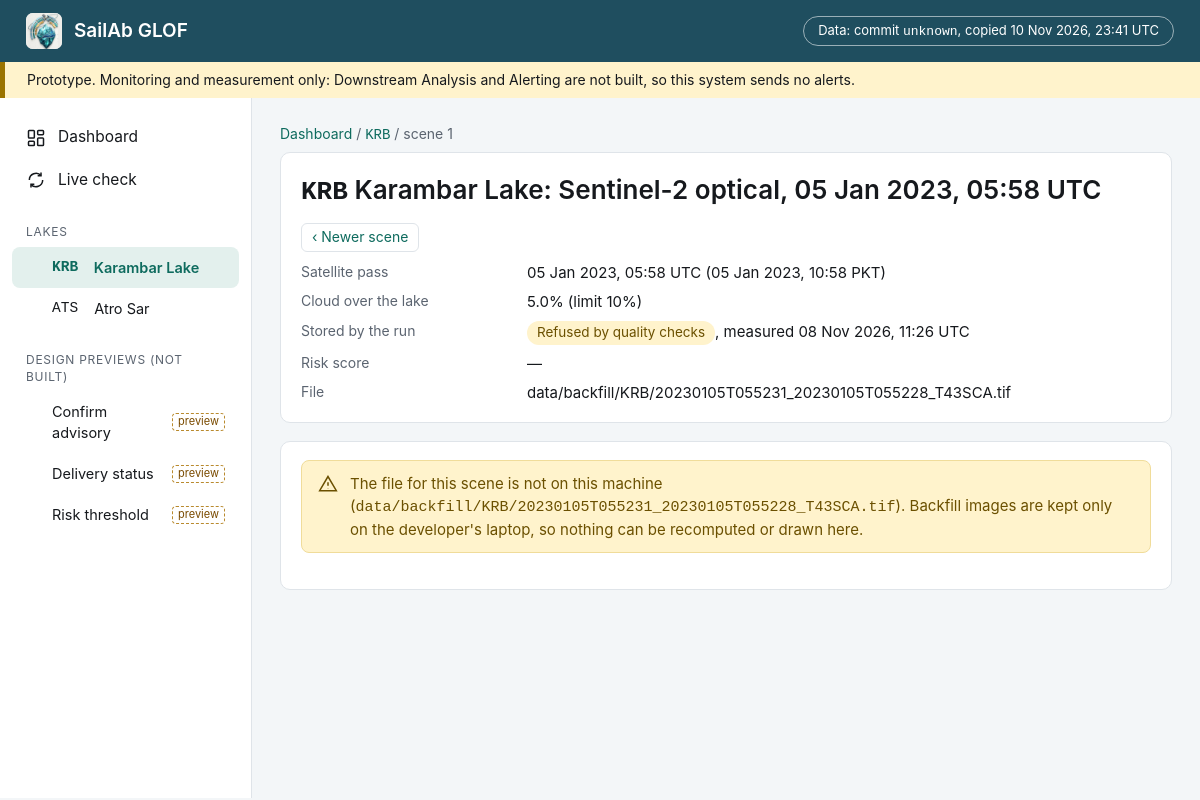
/scenes/1, run on the app's committed database.
### tables this page shows
CREATE TABLE lake (
    id INTEGER PRIMARY KEY,
    code TEXT NOT NULL UNIQUE,
    name TEXT NOT NULL,
    centre_lon REAL NOT NULL,
    centre_lat REAL NOT NULL,
    boundary_radius_m REAL NOT NULL,
    growth_distance_limit_m REAL NOT NULL DEFAULT 2500
);

CREATE TABLE scene (
    id INTEGER PRIMARY KEY,
    lake_id INTEGER NOT NULL REFERENCES lake(id),
    source TEXT NOT NULL,
    acquired_at TEXT NOT NULL,
    cloud_fraction REAL,
    file_path TEXT NOT NULL,
    downloaded_at TEXT NOT NULL
);

CREATE TABLE measurement (
    id INTEGER PRIMARY KEY,
    scene_id INTEGER NOT NULL UNIQUE REFERENCES scene(id),
    lake_id INTEGER NOT NULL REFERENCES lake(id),
    sensor TEXT NOT NULL,
    extent_ha REAL,
    status TEXT NOT NULL,
    measured_at TEXT NOT NULL
);

### webapp/main.py (the view)
    @app.get("/scenes/{scene_id}", response_class=HTMLResponse)
    def scene_page(request: Request, scene_id: int) -> HTMLResponse:
        with read_only() as conn:
            rec = scene_or_404(conn, scene_id)
        a, why_not = analysis_for(rec)
        d = {"s": rec, "a": a, "why_not": why_not, "cloud_limit": scene_view.CLOUD_LIMIT_PERCENT,
             "pictures": scene_view.PICTURES.get(rec["source"], ()),
             "agreement": scene_view.compare(rec["measurement_status"], rec["extent_ha"], a) if a else None,
             "from_live_check": scene_file(rec["file_path"]) is not None and not (repo_root / rec["file_path"]).is_file()}
        return render(request, "scene.html", rec["lake"]["code"], d)

### webapp/templates/scene.html (shortened to what this page needs)
{% extends "base.html" %}
{% from "_macros.html" import icon_warn, icon_info %}
{% set s = d.s %}{% set a = d.a %}{% set radar = s.source == "sentinel-1" %}
{% block main %}
<div class="breadcrumb"><a href="/">Dashboard</a> / <a href="/lakes/{{ s.lake.code }}"><span class="mono">{{ s.lake.code }}</span></a> / scene {{ s.scene_id }}</div>
<section class="card">
  <div class="card-head">
    <h1 style="margin:0"><span class="mono">{{ s.lake.code }}</span> {{ s.lake.name }}: {{ "Sentinel-1 radar" if radar else "Sentinel-2 optical" }}, {{ s.acquired_at | utc_time }}</h1>
    <span class="pager" style="padding:0">
      {% if s.newer_id %}<a href="/scenes/{{ s.newer_id }}">‹ Newer scene</a>{% endif %}
    </span>
  </div>
  {% set q = quality(s) %}
  <dl class="kv wide">
    <dt>Satellite pass</dt><dd>{{ s.acquired_at | utc_time }} ({{ s.acquired_at | pkt }})</dd>
    {% if not radar %}<dt>Cloud over the lake</dt><dd>{{ "%.1f%%" | format(s.cloud_fraction) if s.cloud_fraction is not none else "no valid pixels" }} (limit {{ "%.0f" | format(d.cloud_limit) }}%)</dd>{% endif %}
    <dt>Stored by the run</dt><dd><span class="chip {{ q[0] }}">{{ q[1] }}</span>{% if s.measured_at %}, measured {{ s.measured_at | utc_time }}{% endif %}</dd>
    <dt>Risk score</dt><dd>{% if radar %}not scored (radar){% elif s.risk_status == 'ok' %}<span class="mono">{{ s.deviation_score | score }}</span> (baseline {{ s.baseline_ha | ha }}){% elif s.risk_status == 'insufficient_history' %}insufficient history{% else %}—{% endif %}</dd>
    <dt>File</dt><dd class="mono" style="word-break:break-all">{{ s.file_path }}{% if d.from_live_check %} (downloaded by a live check on this laptop){% endif %}</dd>
  </dl>
</section>
{% if d.why_not == "not_downloaded" %}
<section class="card mt"><div class="banner warn">{{ icon_info() }}<div>Not downloaded: {{ "%.1f%%" | format(s.cloud_fraction) if s.cloud_fraction is not none else "no valid pixels" }} of the lake was under cloud, above the {{ "%.0f" | format(d.cloud_limit) }}% limit.
  There is no image for this pass and nothing was measured.</div></div></section>
{% elif d.why_not == "file_missing" %}
<section class="card mt"><div class="banner warn">{{ icon_warn() }}<div>The file for this scene is not on this machine (<span class="mono">{{ s.file_path }}</span>).
  Backfill images are kept only on the developer's laptop, so nothing can be recomputed or drawn here.</div></div></section>
{% elif d.why_not == "dem_missing" %}
<section class="card mt"><div class="banner warn">{{ icon_warn() }}<div>The terrain file <span class="mono">data/dem/{{ s.lake.code }}_dem.tif</span> is missing, so the radar slope mask cannot be recomputed.</div></div></section>
{% elif d.why_not %}
<section class="card mt"><div class="banner error">{{ icon_warn() }}<div>The recomputation failed. Nothing is shown in its place.<br><span class="mono">{{ d.why_not }}</span></div></div></section>
{% endif %}
{% endblock %}

### webapp/templates/base.html (shortened to what this page needs)
<!doctype html>
<html lang="en">
<head>
  <link rel="stylesheet" href="/static/style.css">
</head>
<body>
  <header class="topbar">
    <a class="brand" href="/"><img src="/static/logo_mark.png" alt="">SailAb GLOF</a>
    <a class="provenance" href="/api/provenance" title="Which published database state these pages show">
      Data: commit <span class="mono">{{ provenance.git_commit or "unknown" }}</span>, copied {{ provenance.copied_at | utc_time }}
    </a>
  </header>
  <div class="banner-top">
    Prototype. Monitoring and measurement only: Downstream Analysis and Alerting are not built, so this system sends no alerts.
  </div>
  <div class="layout">
    <nav class="sidebar">
      <a href="/" class="{{ 'active' if nav == 'dashboard' }}">
        <svg viewBox="0 0 24 24" fill="none" stroke="currentColor" stroke-width="1.8"><rect x="3" y="3" width="7" height="9" rx="1"/><rect x="14" y="3" width="7" height="5" rx="1"/><rect x="14" y="12" width="7" height="9" rx="1"/><rect x="3" y="16" width="7" height="5" rx="1"/></svg>
        Dashboard</a>
      <a href="/live" class="{{ 'active' if nav == 'live' }}">
        <svg viewBox="0 0 24 24" fill="none" stroke="currentColor" stroke-width="1.8"><path d="M4 12a8 8 0 0 1 14-5.3M20 12a8 8 0 0 1-14 5.3"/><path d="M18 3v4h-4M6 21v-4h4"/></svg>
        Live check</a>
      <div class="section">Lakes</div>
      {% for l in nav_lakes %}
      <a href="/lakes/{{ l.code }}" class="sub {{ 'active' if nav == l.code }}"><span class="mono">{{ l.code }}</span>&nbsp;{{ l.name }}</a>
      {% endfor %}
      <div class="section">Design previews (not built)</div>
      <a href="/preview/confirm-advisory" class="sub preview-link {{ 'active' if nav == 'p-confirm' }}">Confirm advisory</a>
      <a href="/preview/delivery-status" class="sub preview-link {{ 'active' if nav == 'p-delivery' }}">Delivery status</a>
      <a href="/preview/risk-threshold" class="sub preview-link {{ 'active' if nav == 'p-threshold' }}">Risk threshold</a>
    </nav>
    <main>{% block main %}{% endblock %}</main>
  </div>
</body>
</html>

### webapp/static/style.css (style rules this page uses)
:root { --header: #1f4e5f; --primary: #0e6b5e; --primary-soft: #e3f0ed; --page: #f3f6f8; --card: #ffffff; --border: #dfe4e9; --text: #16191d; --muted: #5b6470; --banner: #fff3cc; --banner-stripe: #9a7300; --info: #e8eef7; --info-text: #1d3f78; --warn: #fff3cc; --warn-text: #6b5000; --error: #fbe9e9; --error-text: #8e1b1b; --optical: #1e4e8c; --chip: #eef1f4; --mono: "IBM Plex Mono", "JetBrains Mono", ui-monospace, "SFMono-Regular", Menlo, Consolas, monospace; }
* { box-sizing: border-box; }
html, body { margin: 0; }
body { background: var(--page); color: var(--text); font: 15px/1.45 Inter, "Segoe UI", system-ui, -apple-system, Roboto, Arial, sans-serif; }
a { color: var(--primary); text-decoration: none; }
.mono { font-family: var(--mono); }
.topbar { background: var(--header); color: #fff; height: 62px; display: flex; align-items: center; padding: 0 26px; gap: 12px; }
.topbar .brand { display: flex; align-items: center; gap: 12px; color: #fff; font-weight: 600; font-size: 19px; }
.topbar .brand img { width: 36px; height: 36px; border-radius: 7px; background: #fff; }
.provenance { border: 1px solid rgba(255,255,255,.55); border-radius: 999px; padding: 4px 14px; font-size: 13px; color: #fff; }
.banner-top { background: var(--banner); border-left: 5px solid var(--banner-stripe); padding: 8px 22px; font-size: 14px; }
.layout { display: grid; grid-template-columns: 252px 1fr; min-height: calc(100vh - 100px); }
.sidebar { background: #fff; border-right: 1px solid var(--border); padding: 18px 12px; }
.sidebar a { display: flex; align-items: center; gap: 12px; padding: 10px 14px; border-radius: 8px; color: var(--text); font-size: 15.5px; }
.sidebar a.active { background: var(--primary-soft); color: var(--primary); font-weight: 600; }
.sidebar .section { margin: 22px 14px 6px; font-size: 12px; letter-spacing: .06em; color: var(--muted); text-transform: uppercase; }
.sidebar .sub { padding-left: 40px; font-size: 14.5px; }
.sidebar svg { width: 20px; height: 20px; flex: none; }
main { padding: 26px 28px 40px; min-width: 0; }
h1 { font-size: 26px; font-weight: 600; margin: 0 0 4px; }
.breadcrumb { color: var(--muted); font-size: 14px; margin-bottom: 6px; }
.card { background: var(--card); border: 1px solid var(--border); border-radius: 10px; padding: 18px 20px; }
.mt { margin-top: 18px; }
.banner { border-radius: 8px; padding: 12px 16px; display: flex; gap: 12px; align-items: flex-start; margin-bottom: 18px; font-size: 15px; }
.banner.warn { background: var(--warn); color: var(--warn-text); border: 1px solid #f0dc9a; }
.chip { display: inline-flex; align-items: center; gap: 6px; padding: 2px 10px; border-radius: 999px; font-size: 13.5px; background: var(--chip); color: var(--text); white-space: nowrap; }
.chip.warn { background: var(--warn); color: var(--warn-text); }
.card-head { display: flex; justify-content: space-between; align-items: center; gap: 12px; margin-bottom: 10px; flex-wrap: wrap; }
dl.kv { display: grid; grid-template-columns: 1fr auto; gap: 8px 16px; margin: 0; }
dl.kv.wide { grid-template-columns: 210px minmax(0, 1fr); }
dl.kv.wide dd { text-align: left; font-family: inherit; font-weight: 400; }
dl.kv dt { color: var(--muted); font-size: 14px; }
dl.kv dd { margin: 0; font-weight: 600; text-align: right; font-family: var(--mono); }
.pager { display: flex; gap: 8px; justify-content: flex-end; padding: 12px 16px; align-items: center; font-size: 14px; color: var(--muted); }
.pager a { border: 1px solid var(--border); border-radius: 6px; padding: 3px 10px; background: #fff; }
.preview-link::after { content: "preview"; margin-left: auto; font-size: 11px; color: #7a4b00; border: 1px dashed #b98a2e; border-radius: 4px; padding: 0 5px; }

### data on the page
lake: code "KRB", name "Karambar Lake", lake.code "KRB", lake.name "Karambar Lake"
lake: code "ATS", name "Atro Sar"
scene: scene_id "1", acquired_at|utc_time "05 Jan 2023, 05:58 UTC", acquired_at|pkt "05 Jan 2023, 10:58 PKT", cloud_fraction "5.0%", file_path "data/backfill/KRB/20230105T055231_20230105T055228_T43SCA.tif"
measurement: measured_at|utc_time "08 Nov 2026, 11:26 UTC"

### other printed values
{{ provenance.git_commit or "unknown" }} "unknown"
{{ provenance.copied_at | utc_time }} "10 Nov 2026, 23:41 UTC"
{{ "Sentinel-1 radar" if radar else "Sentinel-2 optical" }} "Sentinel-2 optical"
{{ "%.0f" | format(d.cloud_limit) }} "10"
{{ q[1] }} "Refused by quality checks"
